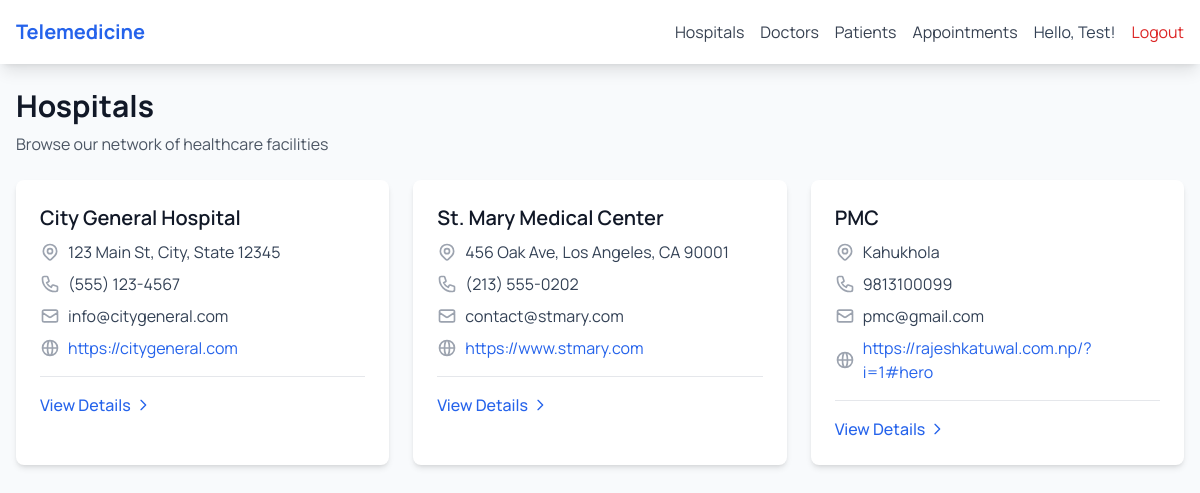
Page /medical/hospitals/ (signed in) on the committed database.
### accounts/models.py (models this page shows, shortened)
class User(AbstractUser):
    ROLE_CHOICES = [
        ('patient', 'Patient'),
        ('doctor', 'Doctor'),
        ('admin', 'Hospital Admin'),
        ('super_admin', 'Super Admin'),
    ]
    role = models.CharField(max_length=20, choices=ROLE_CHOICES, default='patient')
    phone = models.CharField(max_length=20, blank=True, null=True)
    date_of_birth = models.DateField(blank=True, null=True)
    hospital = models.ForeignKey('medical.Hospital', on_delete=models.SET_NULL, null=True, blank=True, related_name='staff')
    created_at = models.DateTimeField(auto_now_add=True)
    updated_at = models.DateTimeField(auto_now=True)
    @property
    def is_patient(self):
        return self.role == 'patient'
    @property
    def is_doctor(self):
        return self.role == 'doctor'

### medical/models.py (models this page shows, shortened)
class Hospital(models.Model):
    name = models.CharField(max_length=200)
    address = models.TextField()
    phone = models.CharField(max_length=20)
    email = models.EmailField()
    website = models.URLField(blank=True, null=True)
    created_at = models.DateTimeField(auto_now_add=True)
    updated_at = models.DateTimeField(auto_now=True)
    class Meta:
        verbose_name = "Hospital"
        verbose_name_plural = "Hospitals"

### medical/views.py (the view)
# urls.py: path('hospitals/', views.hospital_list, name='hospital_list'),
@login_required
def hospital_list(request):
    hospitals = Hospital.objects.all()
    return render(request, 'medical/hospital_list.html', {'hospitals': hospitals})

### medical/templates/medical/hospital_list.html (shortened to what this page needs)
{% extends 'medical/base.html' %}
{% block medical_content %}
<div class="mb-6">
    <h1 class="text-3xl font-bold text-gray-900">Hospitals</h1>
    <p class="text-gray-600 mt-2">Browse our network of healthcare facilities</p>
</div>
<div class="grid grid-cols-1 md:grid-cols-2 lg:grid-cols-3 gap-6">
    {% for hospital in hospitals %}
        <div class="bg-white rounded-lg shadow-md hover:shadow-lg transition-shadow">
            <div class="p-6">
                <h3 class="text-xl font-semibold text-gray-900 mb-2">{{ hospital.name }}</h3>
                <div class="space-y-2 text-gray-600">
                    <p class="flex items-start">
                        {{ hospital.address }}
                    </p>
                    <p class="flex items-center">
                        {{ hospital.phone }}
                    </p>
                    <p class="flex items-center">
                        <svg class="w-5 h-5 mr-2 text-gray-400 flex-shrink-0" fill="none" stroke="currentColor" viewBox="0 0 24 24">
                            <path stroke-linecap="round" stroke-linejoin="round" stroke-width="2" d="M3 8l7.89 5.26a2 2 0 002.22 0L21 8M5 19h14a2 2 0 002-2V7a2 2 0 00-2-2H5a2 2 0 00-2 2v10a2 2 0 002 2z"></path>
                        </svg>
                        {{ hospital.email }}
                    </p>
                    {% if hospital.website %}
                        <p class="flex items-center">
                            <a href="{{ hospital.website }}" target="_blank" class="text-blue-600 hover:text-blue-800">
                                {{ hospital.website }}
                            </a>
                        </p>
                    {% endif %}
                </div>
                <div class="mt-4 pt-4 border-t border-gray-200">
                    <a href="{% url 'medical:hospital_detail' hospital.id %}"
                       class="inline-flex items-center text-blue-600 hover:text-blue-800 font-medium">
                        View Details
                        <svg class="w-4 h-4 ml-1" fill="none" stroke="currentColor" viewBox="0 0 24 24">
                            <path stroke-linecap="round" stroke-linejoin="round" stroke-width="2" d="M9 5l7 7-7 7"></path>
                        </svg>
                    </a>
                </div>
            </div>
        </div>
    {% endfor %}
</div>
{% endblock %}

### medical/templates/medical/base.html (shortened to what this page needs)
{% extends 'accounts/base.html' %}
{% block content %}
<nav class="bg-white shadow-lg">
    <div class="max-w-7xl mx-auto px-4">
        <div class="flex justify-between h-16">
            <div class="flex items-center">
                <a href="{% url 'accounts:dashboard' %}" class="text-xl font-bold text-blue-600">
                    Telemedicine
                </a>
            </div>
            <div class="flex items-center space-x-4">
                {% if user.is_authenticated %}
                    <a href="{% url 'medical:hospital_list' %}" class="text-gray-700 hover:text-blue-600">Hospitals</a>
                    <a href="{% url 'medical:doctor_list' %}" class="text-gray-700 hover:text-blue-600">Doctors</a>
                    {% if user.is_doctor or user.is_admin_user %}
                        <a href="{% url 'medical:patient_list' %}" class="text-gray-700 hover:text-blue-600">Patients</a>
                    {% endif %}
                    <a href="{% url 'medical:appointment_list' %}" class="text-gray-700 hover:text-blue-600">Appointments</a>
                    <span class="text-gray-600">Hello, {{ user.first_name }}!</span>
                    <a href="{% url 'accounts:logout' %}" class="text-red-600 hover:text-red-800">Logout</a>
                {% else %}
                    <a href="{% url 'accounts:login' %}" class="text-blue-600 hover:text-blue-800">Login</a>
                    <a href="{% url 'accounts:signup' %}" class="bg-blue-500 text-white px-4 py-2 rounded hover:bg-blue-600">
                        Sign Up
                    </a>
                {% endif %}
            </div>
        </div>
    </div>
</nav>
<main class="max-w-7xl mx-auto px-4 py-6">
    {% block medical_content %}
    {% endblock %}
</main>
{% endblock %}

### accounts/templates/accounts/base.html (style rules this page uses)
.bg-white, .bg-white\/95 { color: #0f172a !important; }
.bg-white .text-gray-600, .bg-white\/95 .text-gray-600 { color: #334155 !important; }

### rows in the picture
User: first_name "Test"
Hospital: name "City General Hospital", address "123 Main St, City, State 12345", phone "(555) 123-4567", email "info@citygeneral.com", website "https://citygeneral.com"
Hospital: name "St. Mary Medical Center", address "456 Oak Ave, Los Angeles, CA 90001", phone "(213) 555-0202", email "contact@stmary.com", website "https://www.stmary.com"
Hospital: name "PMC", address "Kahukhola", phone "9813100099", email "pmc@gmail.com", website "https://rajeshkatuwal.com.np/?i=1#hero"
